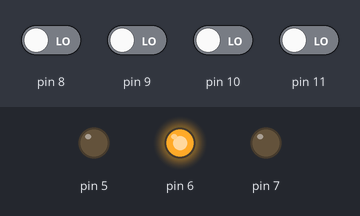
The sketch below on a simulated Arduino Uno, built with avr-gcc and run on an emulated ATmega328P. On the bench: output pins drawn as LEDs (lit = HIGH). The test bench sets the inputs (shaded band); at power-on: pin 8–11 LOW.

Above: at 1.2 s.
1.3 s: pin 8 driven HIGH
At 1.7 s:
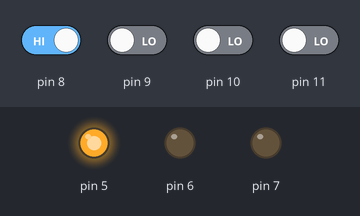
2.8 s: pin 8 driven LOW
At 4.0 s:
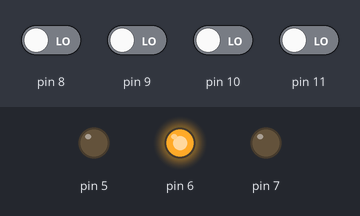
4.3 s: pin 10 driven HIGH
At 5.2 s:
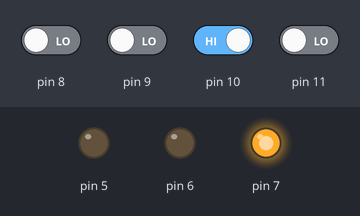
5.8 s: pin 10 driven LOW
At 6.3 s:
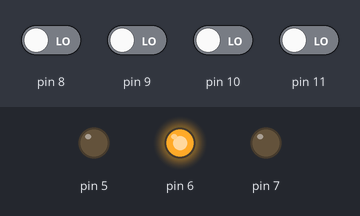
Timing chart, 0 to 8.3 s (numbered marks = the images above; inputs shaded):
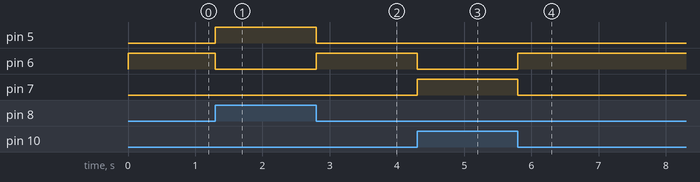

Measured:
- after the input at 1.3 s, pin 5: LOW → HIGH at once; pin 6: HIGH → LOW at once
- after the input at 2.8 s, pin 5: HIGH → LOW at once; pin 6: LOW → HIGH at once
- after the input at 4.3 s, pin 6: HIGH → LOW at once; pin 7: LOW → HIGH at once
- after the input at 5.8 s, pin 6: LOW → HIGH at once; pin 7: HIGH → LOW at once

The sketch:

COMP2NUM2BITS.ino
```cpp
//Autor:Dario Jorge Iglesias
boolean b1,b0,a1,a0,Y,Z,W;//Decl. de var.
void setup()
{ //configuración de pines I/O
 pinMode(8,INPUT);pinMode(9,INPUT);
 pinMode(10,INPUT);pinMode(11,INPUT);
 pinMode(7,OUTPUT);pinMode(6,OUTPUT);
 pinMode(5,OUTPUT);}
void loop(){ //ciclo infinito
 b1=digitalRead(8);//leemos pines dig.
 b0=digitalRead(9);
 a1=digitalRead(10);
 a0=digitalRead(11);
 Y=(!b1&!b0&a0)|(!b1&a1)|(!b0&a1&a0);//Y=A>B
 digitalWrite(7,Y);//actualizamos salida
 Z=(!b1&!b0&!a1&!a0)|(!b1&b0&!a1&a0)|(b1&b0&b1&a0)
 |(b1&!b0&a1&!a0);//Z=A=B
 digitalWrite(6,Z);//actualizamos salida
 W=(b0&!a1&!a0)|(b1&!a1)|(b1&b0&!a0);//W=A<B
 digitalWrite(5,W);//refrescamos salida
}//FIN LLAVE LOOP
```
